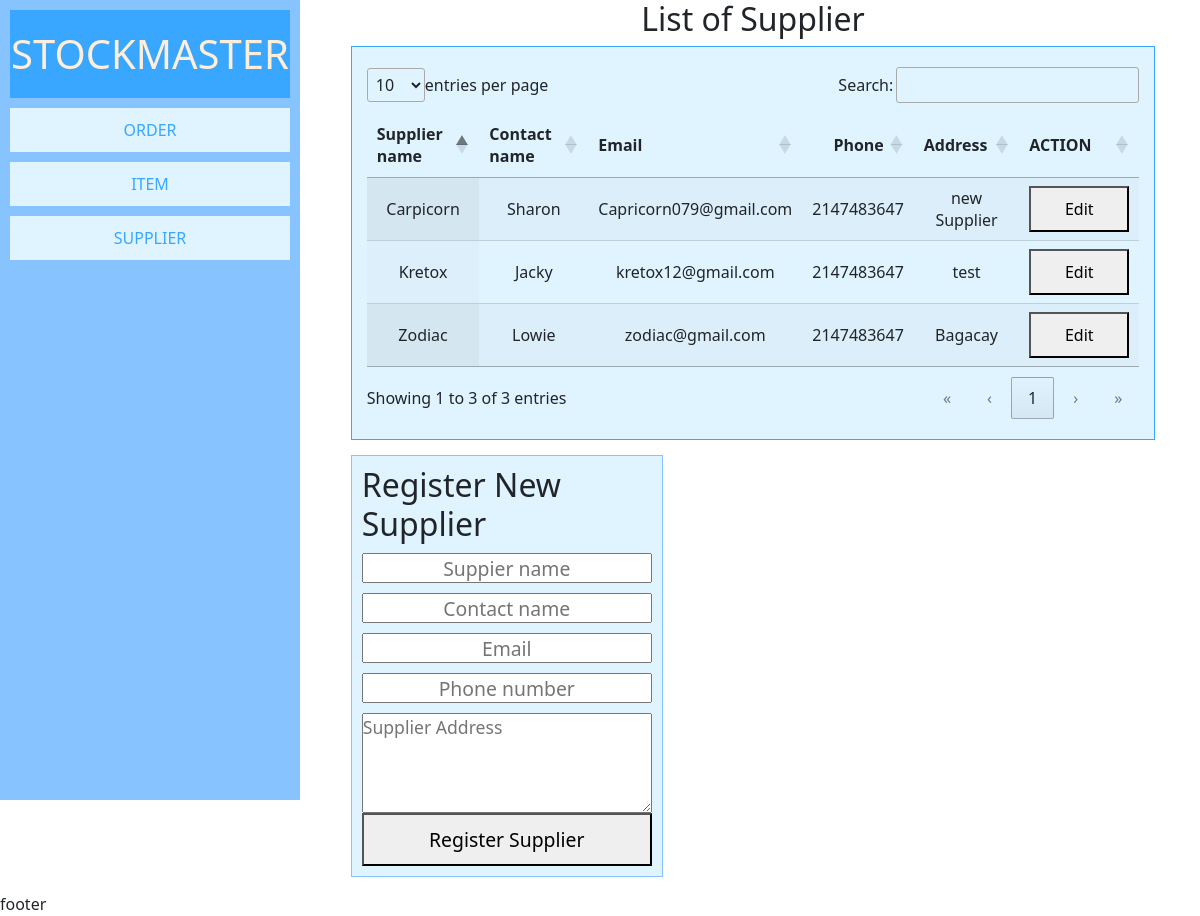
The page /pages/supplier.php on the database its author committed.
### tables this page shows
CREATE TABLE `supplier` (
  `supplier_id` int(11) NOT NULL,
  `supplier_name` varchar(255) NOT NULL,
  `contact_name` varchar(255) NOT NULL,
  `contact_email` varchar(55) NOT NULL,
  `contact_phone` int(11) NOT NULL,
  `address` varchar(55) NOT NULL,
  `created_at` datetime NOT NULL DEFAULT current_timestamp(),
  `updated_at` datetime NOT NULL
);

### pages/supplier.php (the view, shortened to what this page needs)
<?php
    require '../source/code.php';
?>
<!DOCTYPE html>
<html lang="en">
<head>
</head>
<body>
    <div class="stock-container">
        <div class="side-nav">
            <h1 style="text-align:center;background-color: #39A7FF;color: #FFEED9;margin: 10px;padding: 20px 0">STOCKMASTER</h1>
            <div class="wrapper">
                <div><a href="order.php">ORDER</a></div>
                <div><a href="item.php">ITEM</a></div>
                <div><a href="supplier.php">SUPPLIER</a></div>
            </div>
        </div>
        <div class="main">
            <h2 style="text-align: center;">List of Supplier</h2>
            <table id="example" class="display" style="max-width:100%;text-align:center">
                <thead>
                    <tr>
                        <th>Supplier name</th>
                        <th>Contact name</th>
                        <th>Email</th>
                        <th>Phone</th>
                        <th>Address</th>
                        <th>ACTION</th>
                    </tr>
                </thead>
                <tbody>
                    <?php
                        foreach($supData as $rowSup){
                    ?>
                    <tr>
                        <td><?php echo $rowSup['supplier_name'] ?></td>
                        <td><?php echo $rowSup['contact_name'] ?></td>
                        <td><?php echo $rowSup['contact_email'] ?></td>
                        <td><?php echo $rowSup['contact_phone'] ?></td>
                        <td><?php echo $rowSup['address'] ?></td>
                        <td><button style="padding: 10px;cursor:pointer; width: 100px">Edit</button></td>
                    </tr>
                    <?php }?>
                </tbody>
            </table>
            <div class="addItem">
                <form action="" method="POST">
                <h2>Register New Supplier</h2>
                    <input type="text" name="txtSupname" placeholder="Suppier name">
                    <input type="text" name="txtSupcontactname" placeholder="Contact name">
                    <input type="text" name="txtSupemail" placeholder="Email">
                    <input type="text" name="txtSupphone" placeholder="Phone number">
                    <textarea name="txtSupaddress" placeholder="Supplier Address" style="width: 290px;height: 100px"></textarea>
                    <div class="div_register_sup"><button name="reg_sup">Register Supplier</button></div>
                </form>
            </div>
        </div>
        <div class="footer">footer</div>
</body>
</html>

### api/datatables.css (style rules this page uses)
:root { --dt-row-selected: 13, 110, 253; --dt-row-selected-text: 255, 255, 255; --dt-row-selected-link: 9, 10, 11; --dt-row-stripe: 0, 0, 0; --dt-row-hover: 0, 0, 0; --dt-column-ordering: 0, 0, 0; --dt-html-background: white; }
table.dataTable thead > tr > th.dt-orderable-asc, table.dataTable thead > tr > th.dt-orderable-desc, table.dataTable thead > tr > th.dt-ordering-asc, table.dataTable thead > tr > th.dt-ordering-desc, table.dataTable thead > tr > td.dt-orderable-asc, table.dataTable thead > tr > td.dt-orderable-desc, table.dataTable thead > tr > td.dt-ordering-asc, table.dataTable thead > tr > td.dt-ordering-desc { position: relative; padding-right: 30px; }
table.dataTable thead > tr > th.dt-orderable-asc, table.dataTable thead > tr > th.dt-orderable-desc, table.dataTable thead > tr > td.dt-orderable-asc, table.dataTable thead > tr > td.dt-orderable-desc { cursor: pointer; }
table.dataTable th, table.dataTable td { box-sizing: border-box; }
table.dataTable th.dt-type-numeric, table.dataTable th.dt-type-date, table.dataTable td.dt-type-numeric, table.dataTable td.dt-type-date { text-align: right; }
table.dataTable thead th, table.dataTable thead td, table.dataTable tfoot th, table.dataTable tfoot td { text-align: left; }
table.dataTable { width: 100%; margin: 0 auto; border-spacing: 0; }
table.dataTable thead th, table.dataTable tfoot th { font-weight: bold; }
table.dataTable > thead > tr > th, table.dataTable > thead > tr > td { padding: 10px; border-bottom: 1px solid rgba(0, 0, 0, 0.3); }
table.dataTable > tbody > tr { background-color: transparent; }
table.dataTable > tbody > tr:first-child > * { border-top: none; }
table.dataTable > tbody > tr:last-child > * { border-bottom: none; }
table.dataTable > tbody > tr > th, table.dataTable > tbody > tr > td { padding: 8px 10px; }
table.dataTable.row-border > tbody > tr > *, table.dataTable.display > tbody > tr > * { border-top: 1px solid rgba(0, 0, 0, 0.15); }
table.dataTable.row-border > tbody > tr:first-child > *, table.dataTable.display > tbody > tr:first-child > * { border-top: none; }
table.dataTable.stripe > tbody > tr:nth-child(odd) > *, table.dataTable.display > tbody > tr:nth-child(odd) > * { box-shadow: inset 0 0 0 9999px rgba(0, 0, 0, 0.023); box-shadow: inset 0 0 0 9999px rgba(var(--dt-row-stripe), 0.023); }
table.dataTable.order-column > tbody tr > .sorting_1, table.dataTable.order-column > tbody tr > .sorting_2, table.dataTable.order-column > tbody tr > .sorting_3, table.dataTable.display > tbody tr > .sorting_1, table.dataTable.display > tbody tr > .sorting_2, table.dataTable.display > tbody tr > .sorting_3 { box-shadow: inset 0 0 0 9999px rgba(0, 0, 0, 0.019); box-shadow: inset 0 0 0 9999px rgba(var(--dt-column-ordering), 0.019); }
table.dataTable.display > tbody > tr:nth-child(odd) > .sorting_1, table.dataTable.order-column.stripe > tbody > tr:nth-child(odd) > .sorting_1 { box-shadow: inset 0 0 0 9999px rgba(0, 0, 0, 0.054); box-shadow: inset 0 0 0 9999px rgba(var(--dt-column-ordering), 0.054); }
div.dt-container.dt-empty-footer tbody > tr:last-child > * { border-bottom: 1px solid rgba(0, 0, 0, 0.3); }

### CSS/style.css (style rules this page uses)
* { margin: 0; padding: 0; box-sizing: border-box; }
.side-nav { grid-area: side-nav;max-width: 300px; }
.main { grid-area: main; }
.footer { grid-area: footer; }
.stock-container { display: grid; grid-template-areas: '. . . . . . . . . . .' 'side-nav main main main main main main main main main main' 'footer footer footer footer footer footer footer footer footer footer footer'; padding: 0; margin: 0; }
.side-nav { height: 100vh; width: auto; background-color: #87C4FF; }
.wrapper a { display: block; padding: 10px; background-color: #E0F4FF; color: #39A7FF; margin: 10px; text-align: center; text-decoration: none; font-weight: lighter; }
.addItem { width: 90%; height: auto; margin: 0 auto; padding: 15px 0; font-size: 1.1em; }
.addItem form { border: #87C4FF 1px solid; background-color: #E0F4FF; width: 312px; padding: 10px; }
.addItem form > input, #supplier { display: block; margin: 10px 0; width: 290px; height: 30px; text-align: center; font-size: 1.1em; }
.div_register_sup button { font-size: 1.1em; padding: 10px; width: 290px; }

### rows shown on the page
supplier: supplier_name "Kretox", contact_name "Jacky", contact_email "kretox12@gmail.com", contact_phone "2147483647", address "test"
supplier: supplier_name "Zodiac", contact_name "Lowie", contact_email "zodiac@gmail.com", contact_phone "2147483647", address "Bagacay"
supplier: supplier_name "Carpicorn", contact_name "Sharon", contact_email "Capricorn079@gmail.com", contact_phone "2147483647", address "new Supplier"
